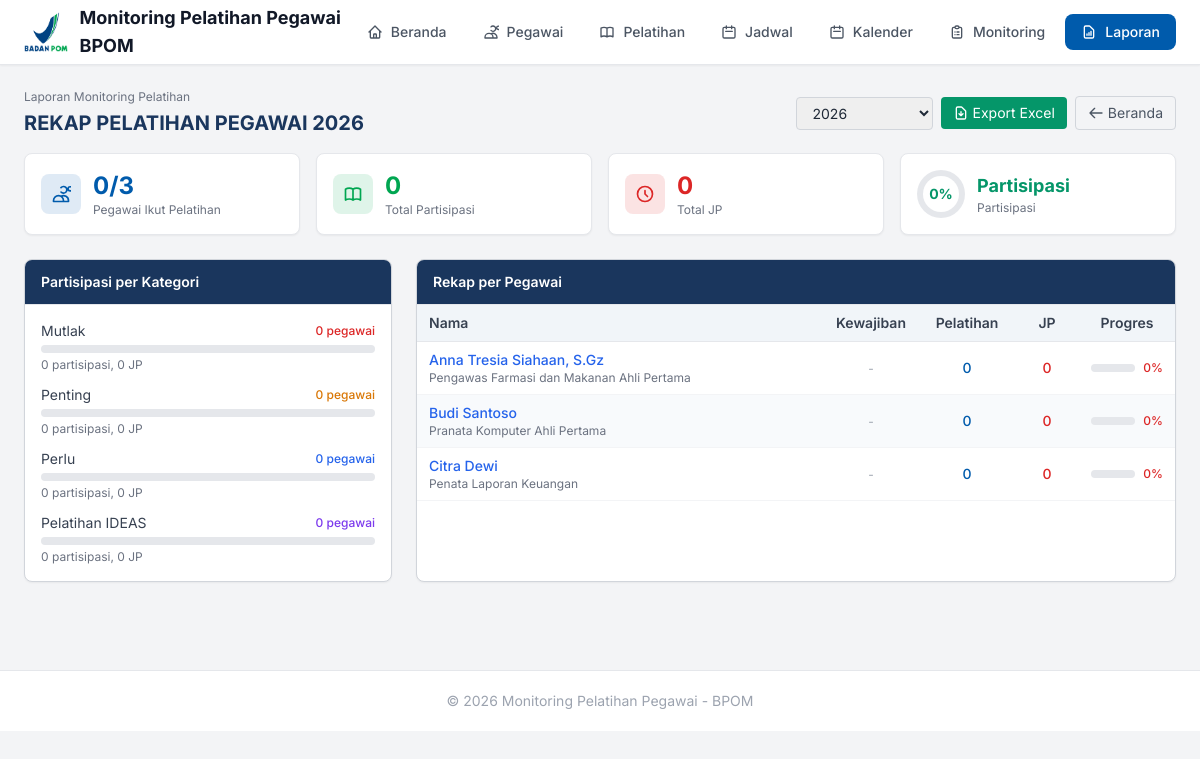
The page /pages/laporan.php on the database its author committed.
### tables this page shows
CREATE TABLE kategori_pelatihan (
    id INT AUTO_INCREMENT PRIMARY KEY,
    nama VARCHAR(100) NOT NULL
);

CREATE TABLE pegawai (
    id INT AUTO_INCREMENT PRIMARY KEY,
    nama VARCHAR(255) NOT NULL,
    nip VARCHAR(50) NOT NULL UNIQUE,
    jabatan VARCHAR(255),
    email VARCHAR(100),
    phone VARCHAR(20),
    created_at TIMESTAMP DEFAULT CURRENT_TIMESTAMP
);

### pages/laporan.php (the view, shortened to what this page needs)
<?php
require_once '../includes/header.php';
$conn = getConnection();
$conn->query("CREATE TABLE IF NOT EXISTS kewajiban_pelatihan (
    id INT AUTO_INCREMENT PRIMARY KEY,
    pegawai_id INT NOT NULL,
    pelatihan_id INT NOT NULL,
    tahun_target YEAR,
    keterangan TEXT,
    created_at TIMESTAMP DEFAULT CURRENT_TIMESTAMP,
    UNIQUE KEY unique_kewajiban (pegawai_id, pelatihan_id)
)");
$filterYear = $_GET['year'] ?? date('Y');
$pegawaiStats = $conn->query("
    SELECT
        pg.id, pg.nama, pg.nip, pg.jabatan,
        (SELECT COUNT(*) FROM kewajiban_pelatihan kp WHERE kp.pegawai_id = pg.id) as total_kewajiban,
        (SELECT COUNT(*) FROM kewajiban_pelatihan kp
            INNER JOIN monitoring_pelatihan m ON kp.pegawai_id = m.pegawai_id AND kp.pelatihan_id = m.pelatihan_id
            WHERE kp.pegawai_id = pg.id " . ($filterYear ? "AND m.tahun = $filterYear" : "") . "
        ) as kewajiban_selesai,
        (SELECT COUNT(DISTINCT m.pelatihan_id) FROM monitoring_pelatihan m WHERE m.pegawai_id = pg.id " . ($filterYear ? "AND m.tahun = $filterYear" : "") . ") as total_pelatihan,
        (SELECT COALESCE(SUM(m.jumlah_jp), 0) FROM monitoring_pelatihan m WHERE m.pegawai_id = pg.id " . ($filterYear ? "AND m.tahun = $filterYear" : "") . ") as total_jp
    FROM pegawai pg
    ORDER BY pg.nama
");
$kategoriStats = $conn->query("
    SELECT
        k.id, k.nama,
        COUNT(DISTINCT m.pegawai_id) as pegawai_ikut,
        COUNT(m.id) as total_partisipasi,
        COALESCE(SUM(m.jumlah_jp), 0) as total_jp
    FROM kategori_pelatihan k
    LEFT JOIN pelatihan p ON k.id = p.kategori_id
    LEFT JOIN monitoring_pelatihan m ON p.id = m.pelatihan_id " . ($filterYear ? "AND m.tahun = $filterYear" : "") . "
    GROUP BY k.id, k.nama
    ORDER BY k.id
");
$totalPegawai = $conn->query("SELECT COUNT(*) as c FROM pegawai")->fetch_assoc()['c'];
$totalPelatihanDiikuti = $conn->query("SELECT COUNT(*) as c FROM monitoring_pelatihan " . ($filterYear ? "WHERE tahun = $filterYear" : ""))->fetch_assoc()['c'];
$totalJP = $conn->query("SELECT COALESCE(SUM(jumlah_jp), 0) as c FROM monitoring_pelatihan " . ($filterYear ? "WHERE tahun = $filterYear" : ""))->fetch_assoc()['c'];
$pegawaiDenganPelatihan = $conn->query("SELECT COUNT(DISTINCT pegawai_id) as c FROM monitoring_pelatihan " . ($filterYear ? "WHERE tahun = $filterYear" : ""))->fetch_assoc()['c'];
?>
<div class="flex flex-col md:flex-row md:items-center md:justify-between gap-4 mb-4">
    <div>
        <p class="text-xs text-gray-500 mb-1">Laporan Monitoring Pelatihan</p>
        <h1 class="text-xl font-bold text-gray-800" style="color:#1a365d;">REKAP PELATIHAN PEGAWAI <?= $filterYear ?></h1>
    </div>
    <div class="flex items-center gap-2">
        <form method="GET" class="flex items-center gap-2">
            <select name="year" onchange="this.form.submit()" class="px-3 py-1.5 text-sm border border-gray-300 rounded">
                <?php if($filterYear == date('Y')): ?>
                <option value="<?= date('Y') ?>" selected><?= date('Y') ?></option>
                <?php endif; ?>
            </select>
        </form>
        <a href="../api/export.php?year=<?= $filterYear ?>" class="inline-flex items-center gap-1 px-3 py-1.5 text-sm text-white rounded" style="background:#059669;">
            <svg class="w-4 h-4" fill="none" stroke="currentColor" viewBox="0 0 24 24"><path stroke-linecap="round" stroke-linejoin="round" stroke-width="2" d="M12 10v6m0 0l-3-3m3 3l3-3m2 8H7a2 2 0 01-2-2V5a2 2 0 012-2h5.586a1 1 0 01.707.293l5.414 5.414a1 1 0 01.293.707V19a2 2 0 01-2 2z"/></svg>
            Export Excel
        </a>
        <a href="../index.php" class="inline-flex items-center gap-1 text-sm px-3 py-1.5 rounded border border-gray-300 hover:bg-gray-50 text-gray-600">
            <svg class="w-4 h-4" fill="none" stroke="currentColor" viewBox="0 0 24 24"><path stroke-linecap="round" stroke-linejoin="round" stroke-width="2" d="M10 19l-7-7m0 0l7-7m-7 7h18"/></svg>
            Beranda
        </a>
    </div>
</div>
<div class="grid grid-cols-2 md:grid-cols-4 gap-4 mb-6">
    <div class="bg-white rounded-lg border border-gray-200 p-4 shadow-sm">
        <div class="flex items-center gap-3">
            <div class="w-10 h-10 rounded-lg flex items-center justify-center" style="background:#005BAC20;">
                <svg class="w-5 h-5" style="color:#005BAC;" fill="none" stroke="currentColor" viewBox="0 0 24 24"><path stroke-linecap="round" stroke-linejoin="round" stroke-width="2" d="M12 4.354a4 4 0 110 5.292M15 21H3v-1a6 6 0 0112 0v1zm0 0h6v-1a6 6 0 00-9-5.197m13.5-9a2.5 2.5 0 11-5 0 2.5 2.5 0 015 0z"/></svg>
            </div>
            <div>
                <p class="text-2xl font-bold" style="color:#005BAC;"><?= $pegawaiDenganPelatihan ?>/<?= $totalPegawai ?></p>
                <p class="text-xs text-gray-500">Pegawai Ikut Pelatihan</p>
            </div>
        </div>
    </div>
    <div class="bg-white rounded-lg border border-gray-200 p-4 shadow-sm">
        <div class="flex items-center gap-3">
            <div class="w-10 h-10 rounded-lg flex items-center justify-center" style="background:#00A65120;">
            </div>
            <div>
                <p class="text-2xl font-bold" style="color:#00A651;"><?= $totalPelatihanDiikuti ?></p>
                <p class="text-xs text-gray-500">Total Partisipasi</p>
            </div>
        </div>
    </div>
    <div class="bg-white rounded-lg border border-gray-200 p-4 shadow-sm">
        <div class="flex items-center gap-3">
            <div class="w-10 h-10 rounded-lg flex items-center justify-center" style="background:#dc262620;">
                <svg class="w-5 h-5" style="color:#dc2626;" fill="none" stroke="currentColor" viewBox="0 0 24 24"><path stroke-linecap="round" stroke-linejoin="round" stroke-width="2" d="M12 8v4l3 3m6-3a9 9 0 11-18 0 9 9 0 0118 0z"/></svg>
            </div>
            <div>
                <p class="text-2xl font-bold" style="color:#dc2626;"><?= $totalJP ?></p>
                <p class="text-xs text-gray-500">Total JP</p>
            </div>
        </div>
    </div>
    <div class="bg-white rounded-lg border border-gray-200 p-4 shadow-sm">
        <div class="flex items-center gap-3">
            <div class="w-12 h-12 rounded-full flex items-center justify-center" style="background: conic-gradient(#059669 <?= $totalPegawai > 0 ? round(($pegawaiDenganPelatihan / $totalPegawai) * 100) : 0 ?>%, #e5e7eb <?= $totalPegawai > 0 ? round(($pegawaiDenganPelatihan / $totalPegawai) * 100) : 0 ?>%);">
                <div class="w-9 h-9 rounded-full bg-white flex items-center justify-center">
                    <span class="text-sm font-bold" style="color:#059669;"><?= $totalPegawai > 0 ? round(($pegawaiDenganPelatihan / $totalPegawai) * 100) : 0 ?>%</span>
                </div>
            </div>
            <div>
                <p class="text-lg font-bold" style="color:#059669;">Partisipasi</p>
                <p class="text-xs text-gray-500">Partisipasi</p>
            </div>
        </div>
    </div>
</div>
<div class="grid grid-cols-1 lg:grid-cols-3 gap-6 mb-6">
    <div class="bg-white rounded-lg border border-gray-300 shadow-sm overflow-hidden">
        <div class="px-4 py-3 border-b border-gray-200" style="background:#1a365d;">
            <h2 class="font-semibold text-white text-sm">Partisipasi per Kategori</h2>
        </div>
        <div class="p-4">
            <?php
            $katColors = ['Mutlak'=>'#dc2626','Penting'=>'#d97706','Perlu'=>'#2563eb','Pelatihan IDEAS'=>'#7c3aed'];
            while($k = $kategoriStats->fetch_assoc()):
                $color = $katColors[$k['nama']] ?? '#6b7280';
            ?>
            <div class="mb-3 last:mb-0">
                <div class="flex items-center justify-between mb-1">
                    <span class="text-sm text-gray-700"><?= $k['nama'] ?></span>
                    <span class="text-xs font-medium" style="color:<?= $color ?>;"><?= $k['pegawai_ikut'] ?> pegawai</span>
                </div>
                <div class="w-full bg-gray-200 rounded-full h-2">
                </div>
                <p class="text-xs text-gray-500 mt-1"><?= $k['total_partisipasi'] ?> partisipasi, <?= $k['total_jp'] ?> JP</p>
            </div>
            <?php endwhile; ?>
        </div>
    </div>
    <div class="lg:col-span-2 bg-white rounded-lg border border-gray-300 shadow-sm overflow-hidden">
        <div class="px-4 py-3 border-b border-gray-200" style="background:#1a365d;">
            <h2 class="font-semibold text-white text-sm">Rekap per Pegawai</h2>
        </div>
        <div class="overflow-x-auto">
            <table class="w-full text-sm">
                <thead>
                    <tr style="background:#f1f5f9;">
                        <th class="px-3 py-2 text-left font-semibold text-gray-700 border-b border-gray-200">Nama</th>
                        <th class="px-3 py-2 text-center font-semibold text-gray-700 border-b border-gray-200 w-24">Kewajiban</th>
                        <th class="px-3 py-2 text-center font-semibold text-gray-700 border-b border-gray-200 w-24">Pelatihan</th>
                        <th class="px-3 py-2 text-center font-semibold text-gray-700 border-b border-gray-200 w-16">JP</th>
                        <th class="px-3 py-2 text-center font-semibold text-gray-700 border-b border-gray-200 w-24">Progres</th>
                    </tr>
                </thead>
                <tbody>
<?php $no = 1; while($row = $pegawaiStats->fetch_assoc()):
    $bgColor = $no % 2 == 0 ? '#f8fafc' : '#ffffff';
    $persen = $row['total_kewajiban'] > 0 ? round(($row['kewajiban_selesai'] / $row['total_kewajiban']) * 100) : ($row['total_pelatihan'] > 0 ? 100 : 0);
    $progressColor = $persen >= 80 ? '#059669' : ($persen >= 50 ? '#d97706' : '#dc2626');
    $no++;
?>
                    <tr style="background:<?= $bgColor ?>;" class="hover:bg-blue-50 border-b border-gray-100">
                        <td class="px-3 py-2">
                            <a href="pegawai_detail.php?id=<?= $row['id'] ?>&year=<?= $filterYear ?>" class="font-medium text-blue-600 hover:underline"><?= $row['nama'] ?></a>
                            <p class="text-xs text-gray-500"><?= $row['jabatan'] ?: '-' ?></p>
                        </td>
                        <td class="px-3 py-2 text-center">
                            <?php if($row['total_kewajiban'] > 0): ?>
                            <span class="text-sm font-medium <?= $row['kewajiban_selesai'] == $row['total_kewajiban'] ? 'text-green-600' : 'text-orange-600' ?>">
                                <?= $row['kewajiban_selesai'] ?>/<?= $row['total_kewajiban'] ?>
                            </span>
                            <?php else: ?>
                            <span class="text-xs text-gray-400">-</span>
                            <?php endif; ?>
                        </td>
                        <td class="px-3 py-2 text-center font-medium" style="color:#005BAC;"><?= $row['total_pelatihan'] ?></td>
                        <td class="px-3 py-2 text-center font-medium" style="color:#dc2626;"><?= $row['total_jp'] ?></td>
                        <td class="px-3 py-2 text-center">
                            <div class="flex items-center gap-2">
                                <div class="flex-1 bg-gray-200 rounded-full h-2">
                                </div>
                                <span class="text-xs font-medium" style="color:<?= $progressColor ?>;"><?= $persen ?>%</span>
                            </div>
                        </td>
                    </tr>
<?php endwhile; ?>
                </tbody>
            </table>
        </div>
    </div>
</div>
<?php $conn->close(); require_once '../includes/footer.php'; ?>

### includes/header.php (shortened to what this page needs)
<?php
$currentDir = dirname($_SERVER['PHP_SELF']);
$isInPages = strpos($currentDir, '/pages') !== false;
$isInApi = strpos($currentDir, '/api') !== false;
$basePath = ($isInPages || $isInApi) ? '../' : '';
?>
<!DOCTYPE html>
<html lang="id">
<head>
    <script src="https://cdn.tailwindcss.com?v=<?= time() ?>"></script>
</head>
<body class="bg-gray-100 text-gray-800 min-h-screen">
    <nav class="bg-white border-b border-gray-200 sticky top-0 z-50 shadow-sm">
        <div class="max-w-7xl mx-auto px-4 sm:px-6">
            <div class="flex justify-between items-center h-16">
                <a href="<?= $basePath ?>index.php" class="flex items-center gap-3 hover:opacity-80 transition">
                    <img src="<?= $basePath ?>assets/BADAN_POM.png" alt="Logo BPOM" class="h-10 w-auto">
                    <span class="font-bold text-lg text-gray-900">Monitoring Pelatihan Pegawai BPOM</span>
                </a>
                <div class="flex gap-1">
                    <?php
                    $currentPage = basename($_SERVER['PHP_SELF']);
                    $pagesPath = $isInPages ? '' : 'pages/';
                    $navItems = [
                        ['url' => $basePath . 'index.php', 'label' => 'Beranda', 'icon' => 'M3 12l2-2m0 0l7-7 7 7M5 10v10a1 1 0 001 1h3m10-11l2 2m-2-2v10a1 1 0 01-1 1h-3m-6 0a1 1 0 001-1v-4a1 1 0 011-1h2a1 1 0 011 1v4a1 1 0 001 1m-6 0h6', 'file' => 'index.php'],
                        ['url' => $basePath . $pagesPath . 'pegawai.php', 'label' => 'Pegawai', 'icon' => 'M12 4.354a4 4 0 110 5.292M15 21H3v-1a6 6 0 0112 0v1zm0 0h6v-1a6 6 0 00-9-5.197m13.5-9a2.5 2.5 0 11-5 0 2.5 2.5 0 015 0z', 'file' => 'pegawai.php'],
                        ['url' => $basePath . $pagesPath . 'pelatihan.php', 'label' => 'Pelatihan', 'icon' => 'M12 6.253v13m0-13C10.832 5.477 9.246 5 7.5 5S4.168 5.477 3 6.253v13C4.168 18.477 5.754 18 7.5 18s3.332.477 4.5 1.253m0-13C13.168 5.477 14.754 5 16.5 5c1.747 0 3.332.477 4.5 1.253v13C19.832 18.477 18.247 18 16.5 18c-1.746 0-3.332.477-4.5 1.253', 'file' => 'pelatihan.php'],
                        ['url' => $basePath . $pagesPath . 'jadwal.php', 'label' => 'Jadwal', 'icon' => 'M8 7V3m8 4V3m-9 8h10M5 21h14a2 2 0 002-2V7a2 2 0 00-2-2H5a2 2 0 00-2 2v12a2 2 0 002 2z', 'file' => 'jadwal.php'],
                        ['url' => $basePath . $pagesPath . 'kalender.php', 'label' => 'Kalender', 'icon' => 'M8 7V3m8 4V3m-9 8h10M5 21h14a2 2 0 002-2V7a2 2 0 00-2-2H5a2 2 0 00-2 2v12a2 2 0 002 2z', 'file' => 'kalender.php'],
                        ['url' => $basePath . $pagesPath . 'monitoring.php', 'label' => 'Monitoring', 'icon' => 'M9 5H7a2 2 0 00-2 2v12a2 2 0 002 2h10a2 2 0 002-2V7a2 2 0 00-2-2h-2M9 5a2 2 0 002 2h2a2 2 0 002-2M9 5a2 2 0 012-2h2a2 2 0 012 2m-3 7h3m-3 4h3m-6-4h.01M9 16h.01', 'file' => 'monitoring.php'],
                        ['url' => $basePath . $pagesPath . 'laporan.php', 'label' => 'Laporan', 'icon' => 'M9 17v-2m3 2v-4m3 4v-6m2 10H7a2 2 0 01-2-2V5a2 2 0 012-2h5.586a1 1 0 01.707.293l5.414 5.414a1 1 0 01.293.707V19a2 2 0 01-2 2z', 'file' => 'laporan.php'],
                    ];
                    foreach($navItems as $item):
                        $isActive = $currentPage == $item['file'];
                    ?>
                    <a href="<?= $item['url'] ?>" class="flex items-center gap-2 px-4 py-2 rounded-lg text-sm font-medium transition-all <?= $isActive ? 'text-white' : 'text-gray-600 hover:bg-gray-100' ?>" <?= $isActive ? 'style="background-color: #005BAC;"' : '' ?>>
                        <svg class="w-4 h-4" fill="none" stroke="currentColor" viewBox="0 0 24 24">
                            <path stroke-linecap="round" stroke-linejoin="round" stroke-width="2" d="<?= $item['icon'] ?>"/>
                        </svg>
                        <?= $item['label'] ?>
                    </a>
                    <?php endforeach; ?>
                </div>
            </div>
        </div>
    </nav>
    <div class="max-w-7xl mx-auto px-4 sm:px-6 py-6">

### includes/footer.php (shortened to what this page needs)
    </div>
    <footer class="text-center py-5 text-gray-400 text-sm mt-10 border-t border-gray-200 bg-white">
        <p>&copy; <?= date('Y') ?> Monitoring Pelatihan Pegawai - BPOM</p>
    </footer>
</body>
</html>

### includes/header.php (style rules this page uses)
* { font-family: 'Inter', -apple-system, BlinkMacSystemFont, sans-serif; }

### rows shown on the page
kategori_pelatihan: nama "Mutlak", pegawai_ikut "0", total_partisipasi "0", total_jp "0"
kategori_pelatihan: nama "Penting", pegawai_ikut "0", total_partisipasi "0", total_jp "0"
kategori_pelatihan: nama "Perlu", pegawai_ikut "0", total_partisipasi "0", total_jp "0"
kategori_pelatihan: nama "Pelatihan IDEAS", pegawai_ikut "0", total_partisipasi "0", total_jp "0"
pegawai: nama "Anna Tresia Siahaan, S.Gz", jabatan "Pengawas Farmasi dan Makanan Ahli Pertama", total_pelatihan "0", total_jp "0", persen "0"
pegawai: nama "Budi Santoso", jabatan "Pranata Komputer Ahli Pertama", total_pelatihan "0", total_jp "0", persen "0"
pegawai: nama "Citra Dewi", jabatan "Penata Laporan Keuangan", total_pelatihan "0", total_jp "0", persen "0"

### other values the page prints
$item['label'] "Beranda"
$item['label'] "Pegawai"
$item['label'] "Pelatihan"
$item['label'] "Jadwal"
$item['label'] "Kalender"
$item['label'] "Monitoring"
$item['label'] "Laporan"
$filterYear "2026"
$pegawaiDenganPelatihan "0"
$totalPegawai "3"
$totalPelatihanDiikuti "0"
$totalJP "0"
form field year "2026"
